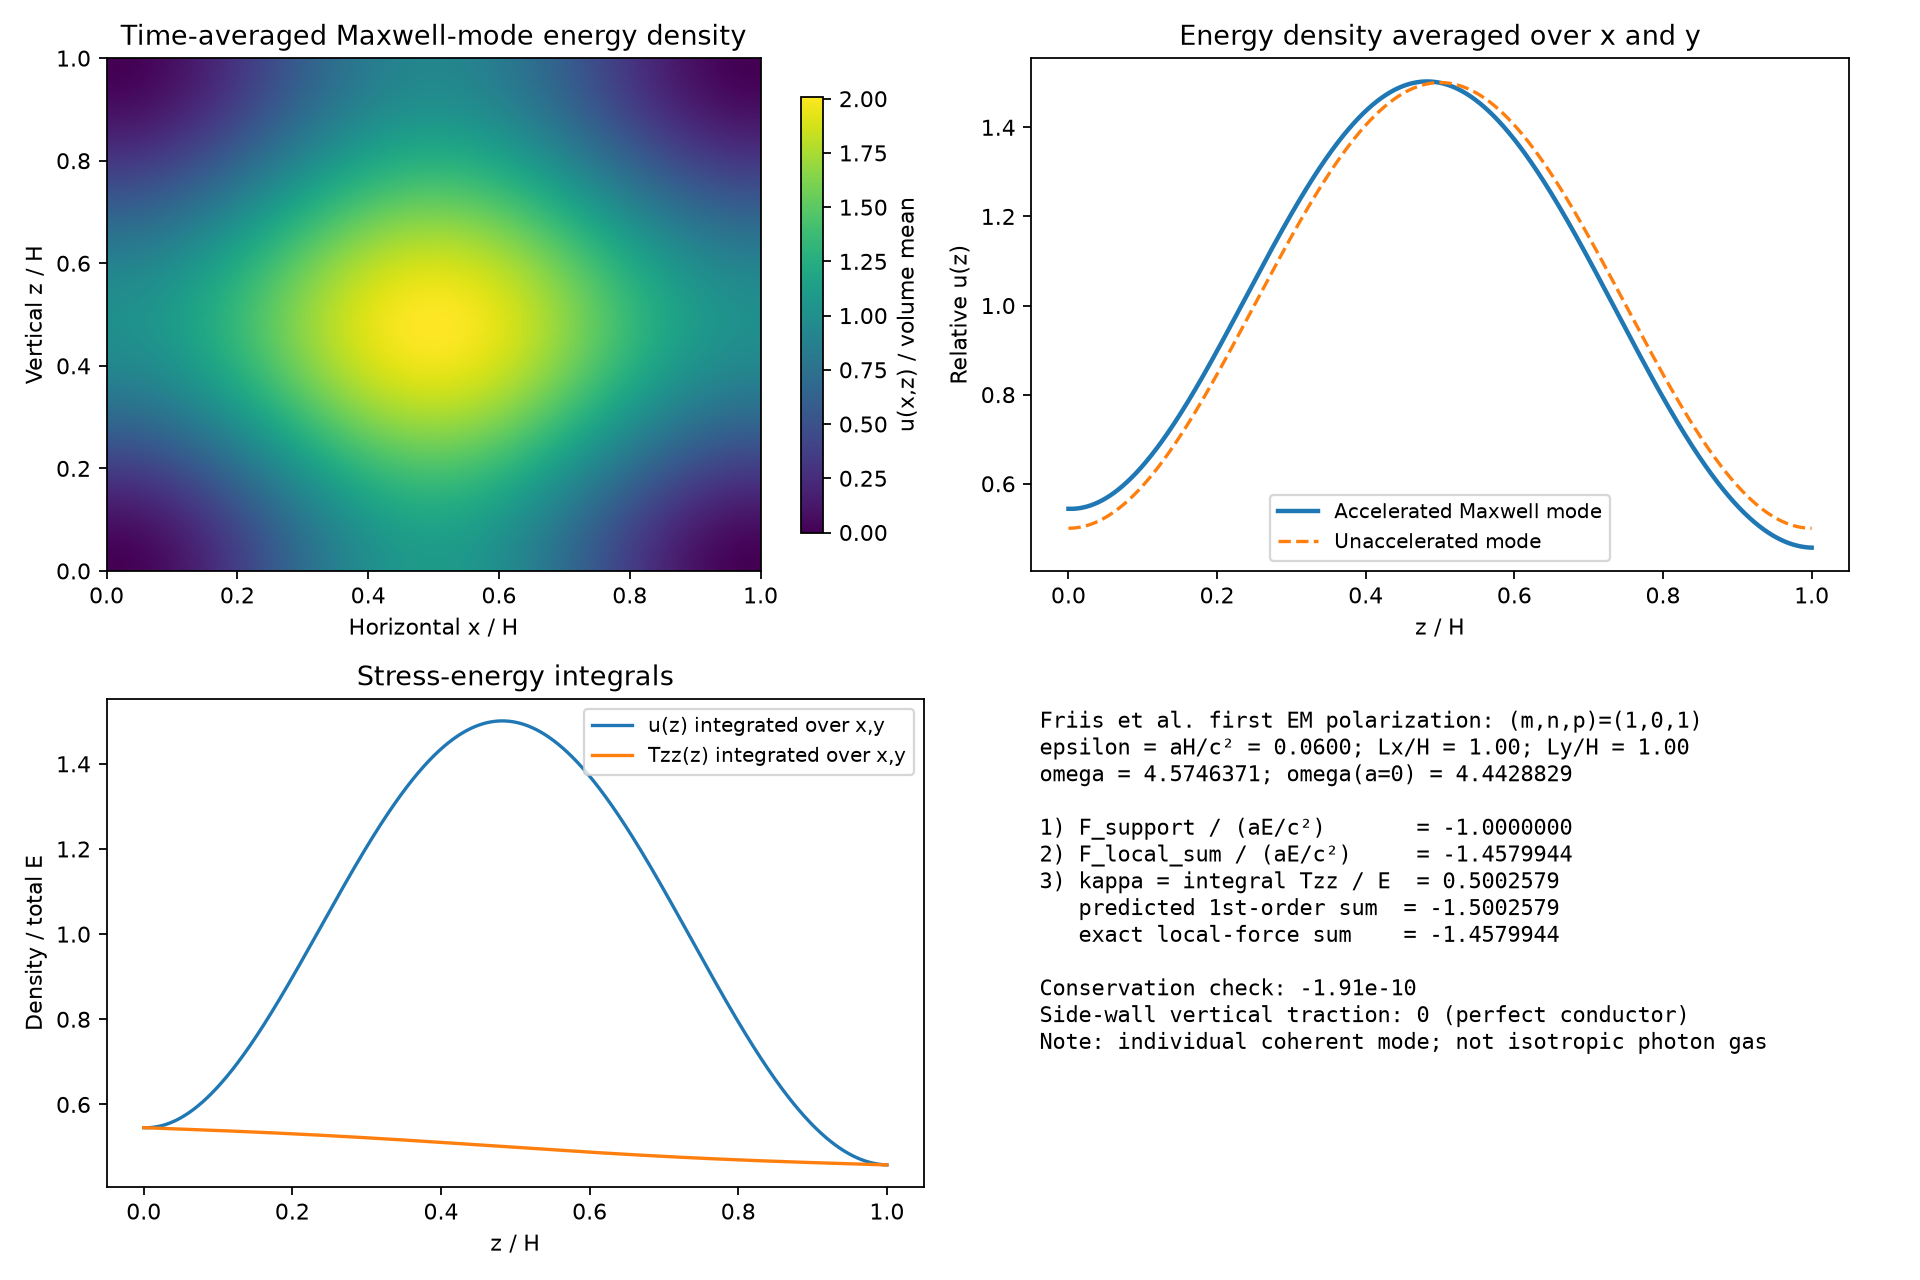

Python code for this plot:
r"""Full-vector Maxwell eigenmode in Born-rigid accelerated rectangular cavity.

Implements the first polarization class, Friis, Lee & Louko (2013) Sec. V B,
with transverse (m,n)=(1,0) and longitudinal p=1.  Natural units c=1,
epsilon_0=mu_0=1, vertical cavity height H=1.  The physical mode is
A_y(x,z,t)=sin(pi*x/Lx)*g(z)*cos(omega*t), A_x=A_z=0.

Rindler metric: ds^2 = -(1+eps*z)^2 dt^2 + dx^2+dy^2+dz^2.
The top clock at z=1 has lapse (1+eps), whereas the reference clock is at z=0.

The Maxwell eigenproblem is (N*g')' + (omega**2/N - N*kx**2)*g=0,
with g(0)=g(1)=0.  It is a stationary Rindler eigenmode, NOT a simulation
of switching on acceleration at t=0.  Stresses calculated directly from
E and B (physical local orthonormal components) on perfect-conductor walls.
"""
import argparse
import numpy as np
from scipy.integrate import solve_ivp, simpson
from scipy.optimize import brentq
import matplotlib.pyplot as plt
from pathlib import Path

out_prefix = str(Path(__file__).resolve().parent)

def compute(eps=0.06, lx=1.0, ly=1.0, nz=1601):
    k=np.pi/lx
    z=np.linspace(0,1,nz)
    N=1+eps*z
    def integrate(omega, dense=False):
        def rhs(s,y):
            ns=1+eps*s
            return [y[1],-eps/ns*y[1] - ((omega/ns)**2-k*k)*y[0]]
        sol=solve_ivp(rhs,(0,1),[0.,1.],rtol=2e-11,atol=2e-12, dense_output=dense,
                      t_eval=None if dense else [1.])
        return sol
    wflat=np.hypot(k,np.pi)
    guesses=np.linspace(wflat*.6,wflat*1.5,75)
    samples=np.array([integrate(w).y[0,-1] for w in guesses])
    br=np.flatnonzero(samples[1:]*samples[:-1]<0)
    if len(br)==0: raise RuntimeError('Eigenvalue bracket not found')
    lo,hi=guesses[br[0]],guesses[br[0]+1]
    omega=brentq(lambda w: integrate(w).y[0,-1],lo,hi,xtol=1e-12)
    sol=integrate(omega,dense=True)
    g,gp=sol.sol(z)
    # x-y integrated quantities (time-averaged E/B fields)
    C=lx*ly/8.0
    u_xintegrated=C*((omega/N)**2*g*g+gp*gp+k*k*g*g)
    q_xintegrated=C*((omega/N)**2*g*g+gp*gp-k*k*g*g)
    energy=simpson(u_xintegrated,x=z)
    qzz=simpson(q_xintegrated,x=z)
    Fb=-C*gp[0]**2
    Ft=+C*gp[-1]**2
    Fcommon=Fb+(1+eps)*Ft
    Flocal=Fb+Ft
    kappa=qzz/energy
    # The exact local pressure identity is F_local=-eps*int((u+Qzz)/N)dz.
    Flocal_from_integral=-eps*simpson((u_xintegrated+q_xintegrated)/N,x=z)
    # normalize all by eps*E. In units H=c=1, acceleration a=eps.
    d={"epsilon":eps,"Lx":lx,"Ly":ly,"omega":omega,"omega_flat":wflat,
       "E":energy,"Qzz":qzz,"kappa":kappa,"F_bottom":Fb,"F_top":Ft,
       "F_common":Fcommon,"F_local":Flocal,"r_common":Fcommon/(eps*energy),
       "r_local":Flocal/(eps*energy),"r_local_pred_1st":-(1+kappa),
       "r_local_exact":Flocal_from_integral/(eps*energy),"r_balance_error":(Fcommon+eps*energy)/(eps*energy),
       "z":z,"g":g,"gp":gp,"N":N,"k":k,"uz_integrated":u_xintegrated,"qz_integrated":q_xintegrated}
    return d


def figures(d,path):
    z=d['z']; g=d['g']; gp=d['gp']; N=d['N']; k=d['k']; w=d['omega']; lx=d['Lx']
    x=np.linspace(0,lx,151)
    xx,zz=np.meshgrid(x,z,indexing='xy')
    sx=np.sin(k*x)[None,:]; cx=np.cos(k*x)[None,:]
    # Time-averaged local EM energy density; all physical components.
    u=.25*((w/N[:,None])**2*(sx*g[:,None])**2+(sx*gp[:,None])**2 + (k*cx*g[:,None])**2)
    qzz=.25*((w/N[:,None])**2*(sx*g[:,None])**2+(sx*gp[:,None])**2 - (k*cx*g[:,None])**2)
    relative_u=u/u.mean()
    # x average of the energy density
    zprofile=np.mean(u,axis=1)
    zprofile/=np.mean(zprofile)
    fig=plt.figure(figsize=(12,8))
    gs=fig.add_gridspec(2,2,height_ratios=[1.05,1.0])
    ax=fig.add_subplot(gs[0,0]); im=ax.imshow(relative_u,origin='lower',aspect='auto',
       extent=[0,lx,0,1],cmap='viridis')
    ax.set(title='Time-averaged Maxwell-mode energy density',xlabel='Horizontal x / H',ylabel='Vertical z / H')
    fig.colorbar(im,ax=ax,shrink=.85,label='u(x,z) / volume mean')
    ax=fig.add_subplot(gs[0,1]); ax.plot(z,zprofile,label='Accelerated Maxwell mode',lw=2)
    flat=compute(0.000001,lx,d['Ly'],nz=801)
    # zero acceleration mode profile, interpolated
    uf=flat['uz_integrated']; uf=np.interp(z,flat['z'],uf);uf/=uf.mean()
    ax.plot(z,uf,'--',label='Unaccelerated mode',lw=1.5)
    ax.set(title='Energy density averaged over x and y',xlabel='z / H',ylabel='Relative u(z)')
    ax.legend(fontsize=9)
    ax=fig.add_subplot(gs[1,0]);ax.plot(z, d['uz_integrated']/d['E'],label='u(z) integrated over x,y')
    ax.plot(z,d['qz_integrated']/d['E'],label='Tzz(z) integrated over x,y')
    ax.set(title='Stress-energy integrals',xlabel='z / H',ylabel='Density / total E')
    ax.legend(fontsize=9)
    ax=fig.add_subplot(gs[1,1]);ax.axis('off')
    t=(f"Friis et al. first EM polarization: (m,n,p)=(1,0,1)\n"
       f"epsilon = aH/c² = {d['epsilon']:.4f}; Lx/H = {d['Lx']:.2f}; Ly/H = {d['Ly']:.2f}\n"
       f"omega = {d['omega']:.7f}; omega(a=0) = {d['omega_flat']:.7f}\n\n"
       f"1) F_support / (aE/c²)       = {d['r_common']:.7f}\n"
       f"2) F_local_sum / (aE/c²)     = {d['r_local']:.7f}\n"
       f"3) kappa = integral Tzz / E  = {d['kappa']:.7f}\n"
       f"   predicted 1st-order sum  = {d['r_local_pred_1st']:.7f}\n"
       f"   exact local-force sum    = {d['r_local_exact']:.7f}\n\n"
       f"Conservation check: {d['r_balance_error']:+.2e}\n"
       f"Side-wall vertical traction: 0 (perfect conductor)\n"
       f"Note: individual coherent mode; not isotropic photon gas")
    ax.text(0.01,.98,t,va='top',family='monospace',fontsize=10)
    fig.tight_layout();fig.savefig(path,dpi=160);plt.close(fig)

if __name__=='__main__':
    ap=argparse.ArgumentParser(); ap.add_argument('--eps',type=float,default=.06)
    ap.add_argument('--lx',type=float,default=1);ap.add_argument('--ly',type=float,default=1)
    ap.add_argument('--out',default=f'{out_prefix}/accelerated_maxwell_mode.png')
    a=ap.parse_args(); d=compute(a.eps,a.lx,a.ly)
    figures(d,a.out)
    for key in ['epsilon','omega','omega_flat','kappa','r_common','r_local','r_local_pred_1st','r_local_exact','r_balance_error']:
        print(key,d[key])
    print('Figure',a.out)
